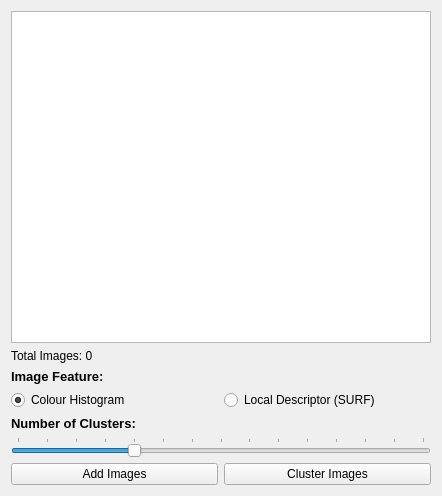
<?xml version="1.0" encoding="UTF-8"?>
<ui version="4.0">
 <class>ImageSelector</class>
 <widget class="QWidget" name="ImageSelector">
  <property name="enabled">
   <bool>true</bool>
  </property>
  <property name="geometry">
   <rect>
    <x>0</x>
    <y>0</y>
    <width>442</width>
    <height>496</height>
   </rect>
  </property>
  <property name="sizePolicy">
   <sizepolicy hsizetype="Expanding" vsizetype="Expanding">
    <horstretch>0</horstretch>
    <verstretch>0</verstretch>
   </sizepolicy>
  </property>
  <property name="windowTitle">
   <string>Form</string>
  </property>
  <layout class="QGridLayout" name="gridLayout">
   <item row="0" column="0">
    <widget class="QImageLister" name="lstImages"/>
   </item>
   <item row="6" column="0">
    <layout class="QHBoxLayout" name="horizontalLayout">
     <item>
      <widget class="QPushButton" name="btnAdd">
       <property name="text">
        <string>Add Images</string>
       </property>
      </widget>
     </item>
     <item>
      <widget class="QPushButton" name="btnRun">
       <property name="enabled">
        <bool>true</bool>
       </property>
       <property name="text">
        <string>Cluster Images</string>
       </property>
      </widget>
     </item>
    </layout>
   </item>
   <item row="3" column="0">
    <layout class="QHBoxLayout" name="horizontalLayout_2">
     <item>
      <widget class="QRadioButton" name="rad_feature_histogram">
       <property name="text">
        <string>Colour Histogram</string>
       </property>
       <property name="checked">
        <bool>true</bool>
       </property>
      </widget>
     </item>
     <item>
      <widget class="QRadioButton" name="rad_feature_descriptor">
       <property name="text">
        <string>Local Descriptor (SURF)</string>
       </property>
      </widget>
     </item>
    </layout>
   </item>
   <item row="2" column="0">
    <widget class="QLabel" name="label">
     <property name="font">
      <font>
       <pointsize>10</pointsize>
       <weight>75</weight>
       <bold>true</bold>
      </font>
     </property>
     <property name="text">
      <string>Image Feature:</string>
     </property>
    </widget>
   </item>
   <item row="1" column="0">
    <widget class="QLabel" name="lblImageCount">
     <property name="text">
      <string>Total Images: 0</string>
     </property>
    </widget>
   </item>
   <item row="4" column="0">
    <widget class="QLabel" name="lbl_cluster_count">
     <property name="font">
      <font>
       <pointsize>10</pointsize>
       <weight>75</weight>
       <bold>true</bold>
      </font>
     </property>
     <property name="text">
      <string>Number of Clusters:</string>
     </property>
    </widget>
   </item>
   <item row="5" column="0">
    <widget class="QSlider" name="cluster_slider">
     <property name="minimum">
      <number>2</number>
     </property>
     <property name="maximum">
      <number>16</number>
     </property>
     <property name="pageStep">
      <number>1</number>
     </property>
     <property name="sliderPosition">
      <number>6</number>
     </property>
     <property name="orientation">
      <enum>Qt::Horizontal</enum>
     </property>
     <property name="invertedAppearance">
      <bool>false</bool>
     </property>
     <property name="invertedControls">
      <bool>false</bool>
     </property>
     <property name="tickPosition">
      <enum>QSlider::TicksAbove</enum>
     </property>
     <property name="tickInterval">
      <number>1</number>
     </property>
    </widget>
   </item>
  </layout>
 </widget>
 <customwidgets>
  <customwidget>
   <class>QImageLister</class>
   <extends>QListWidget</extends>
   <header>QImageLister.h</header>
  </customwidget>
 </customwidgets>
 <resources/>
 <connections/>
</ui>
